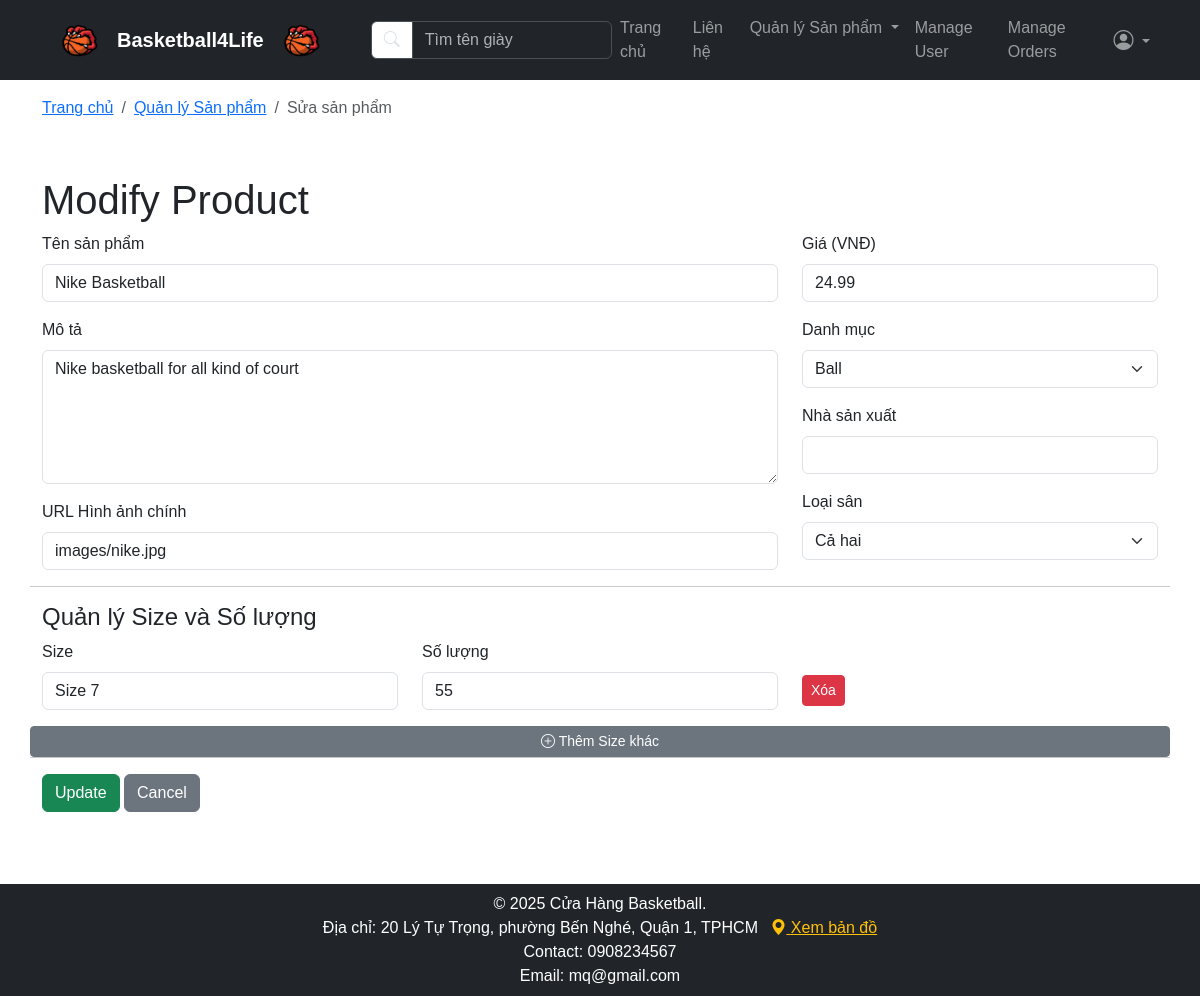
Page /index.php?area=admin&controller=product&action=edit&id=29 (signed in) on the committed database.
### tables this page shows
CREATE TABLE `products` (
  `id` int(11) NOT NULL,
  `name` varchar(255) NOT NULL,
  `manufacturer` varchar(100) DEFAULT NULL,
  `usage_type` enum('Indoor','Outdoor','Both') NOT NULL DEFAULT 'Both',
  `description` text DEFAULT NULL,
  `price` decimal(10,2) NOT NULL,
  `image_url` varchar(255) DEFAULT NULL,
  `category_id` int(11) DEFAULT NULL,
  `created_at` timestamp NOT NULL DEFAULT current_timestamp()
);

CREATE TABLE `product_variants` (
  `id` int(11) NOT NULL,
  `product_id` int(11) NOT NULL,
  `size` varchar(10) NOT NULL,
  `quantity` int(11) NOT NULL DEFAULT 0
);

### app/controllers/Admin/ProductController.php (called while the page is built, shortened)
<?php
require_once __DIR__ . '/../../../app/models/Product.php';
require_once __DIR__ . '/../../../app/models/Category.php';
class ProductController {
    private $productModel;
    private $categoryModel;
    public function __construct($db) {
        $this->productModel = new Product($db);
        $this->categoryModel = new Category($db);
    }
    public function edit() {
        $this->productModel->id = isset($_GET['id']) ? $_GET['id'] : die('ERROR: missing ID.');
        if (!$this->productModel->readOne()) {
            die('Sản phẩm không tồn tại.');
        }
        $categories_stmt = $this->categoryModel->readAll();
        $all_categories = $categories_stmt->fetchAll(PDO::FETCH_ASSOC);
        $product_variants = $this->productModel->getVariants();
        require '../resources/views/layouts/header.php';
        require '../resources/views/products/edit.php';
        require '../resources/views/layouts/footer.php';
    }
}

### app/models/Product.php (called while the page is built, shortened)
<?php
class Product {
    private $conn;
    private $table_name = "products";
    public $id;
    public function __construct($db) {
        $this->conn = $db;
    }
    public function readOne() {
        $query = "SELECT * FROM " . $this->table_name . " WHERE id = ? LIMIT 0,1";
        $stmt = $this->conn->prepare($query);
        $stmt->bindParam(1, $this->id);
        $stmt->execute();
        $row = $stmt->fetch(PDO::FETCH_ASSOC);
        if ($row) {
            $this->name = $row['name'];
            $this->description = $row['description'];
            $this->price = $row['price'];
            $this->manufacturer = $row['manufacturer'];
            $this->usage_type = $row['usage_type'];
            $this->category_id = $row['category_id'];
            $this->image_url = $row['image_url'];
            return true;
        }
        return false;
    }
    public function getVariants() {
        $query = "SELECT * FROM product_variants WHERE product_id = ?";
        $stmt = $this->conn->prepare($query);
        $stmt->bindParam(1, $this->id);
        $stmt->execute();
        return $stmt->fetchAll(PDO::FETCH_ASSOC);
    }
}

### app/models/Category.php (called while the page is built, shortened)
<?php
class Category{
    private $conn;
    private $table_name = "categories";
    public function __construct($db){
        $this->conn = $db;
    }
    public function readAll(){
        $query = "SELECT * FROM " . $this->table_name . " ORDER BY name ASC";
        $stmt = $this->conn->prepare($query);
        $stmt->execute();
        return $stmt;
    }
}
?>

### resources/views/products/edit.php (the view, shortened to what this page needs)
<h1>Modify Product</h1>
<form action="index.php?area=admin&controller=product&action=update" method="POST">
    <div class="row">
        <div class="col-md-8">
            <div class="mb-3">
                <label for="name" class="form-label">Tên sản phẩm</label>
                <input type="text" class="form-control" id="name" name="name" value="<?php echo htmlspecialchars($this->productModel->name); ?>" required>
            </div>
            <div class="mb-3">
                <label for="description" class="form-label">Mô tả</label>
                <textarea class="form-control" id="description" name="description" rows="5"><?php echo htmlspecialchars($this->productModel->description); ?></textarea>
            </div>
            <div class="mb-3">
                <label for="image_url" class="form-label">URL Hình ảnh chính</label>
                <input type="text" class="form-control" id="image_url" name="image_url" value="<?php echo htmlspecialchars($this->productModel->image_url); ?>">
            </div>
        </div>
        <div class="col-md-4">
            <div class="mb-3">
                <label for="price" class="form-label">Giá (VNĐ)</label>
                <input type="number" class="form-control" id="price" name="price" value="<?php echo htmlspecialchars($this->productModel->price); ?>" required>
            </div>
            <div class="mb-3">
                <label for="category_id" class="form-label">Danh mục</label>
                <select class="form-select" id="category_id" name="category_id" required>
                    <?php foreach ($all_categories as $category): ?>
                        <?php $selected = ($category['id'] == $this->productModel->category_id) ? 'selected' : ''; ?>
                        <option value="<?php echo $category['id']; ?>" <?php echo $selected; ?>>
                            <?php echo htmlspecialchars($category['name']); ?>
                        </option>
                    <?php endforeach; ?>
                </select>
            </div>
            <div class="mb-3">
                <label for="manufacturer" class="form-label">Nhà sản xuất</label>
                <input type="text" class="form-control" id="manufacturer" name="manufacturer" value="<?php echo htmlspecialchars($this->productModel->manufacturer); ?>">
            </div>
            <div class="mb-3">
                <label for="usage_type" class="form-label">Loại sân</label>
                <select class="form-select" id="usage_type" name="usage_type">
                    <?php $usage_types = ['Both' => 'Cả hai', 'Indoor' => 'Trong nhà', 'Outdoor' => 'Ngoài trời']; ?>
                    <?php foreach ($usage_types as $key => $value): ?>
                        <?php $selected = ($key == $this->productModel->usage_type) ? 'selected' : ''; ?>
                        <option value="<?php echo $key; ?>" <?php echo $selected; ?>><?php echo $value; ?></option>
                    <?php endforeach; ?>
                </select>
            </div>
        </div>
        <hr>
        <h4>Quản lý Size và Số lượng</h4>
        <div id="variants-container">
            <?php if (!empty($product_variants)): ?>
                <?php foreach ($product_variants as $variant): ?>
                    <div class="row align-items-center mb-2 variant-row">
                        <div class="col-md-4">
                            <label class="form-label">Size</label>
                            <input type="text" class="form-control" name="variants[size][]" value="<?php echo htmlspecialchars($variant['size']); ?>">
                        </div>
                        <div class="col-md-4">
                            <label class="form-label">Số lượng</label>
                            <input type="number" class="form-control" name="variants[quantity][]" min="0" value="<?php echo $variant['quantity']; ?>">
                        </div>
                        <div class="col-md-2">
                            <label class="form-label d-block">&nbsp;</label>
                            <button type="button" class="btn btn-danger btn-sm remove-variant-btn">Xóa</button>
                        </div>
                    </div>
                <?php endforeach; ?>
            <?php endif; ?>
        </div>
        <button type="button" id="add-variant-btn" class="btn btn-secondary btn-sm mt-2"><i class="bi bi-plus-circle"></i> Thêm Size khác</button>
        <hr>
    </div>
    <button type="submit" class="btn btn-success">Update</button>
    <a href="index.php?area=admin&controller=product&action=manage" class="btn btn-secondary">Cancel</a>
</form>

### public/css/style.css (style rules this page uses)
body { font-family: sans-serif; }

### rows in the picture
products: name "Nike Basketball", description "Nike basketball for all kind of court", image_url "images/nike.jpg", price "24.99"
product_variants: size "Size 7", quantity "55"

### other values in the picture
$crumb['label'] "Quản lý Sản phẩm"
$crumb['label'] "Sửa sản phẩm"
form field category_id "Ball"
form field usage_type "Cả hai"
